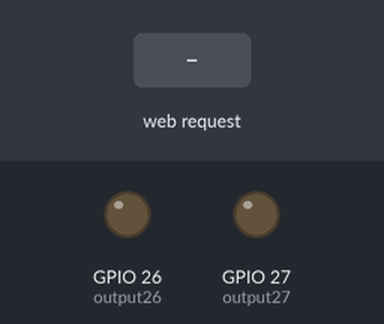
Recording of a sketch running on a simulated ESP32. Parts: output pins drawn as LEDs (lit = HIGH). The inputs (shaded band) are chosen by the test bench. WiFi joins after 1.5 s; servers stay silent unless stated; what the sketch prints to the serial monitor is not drawn.

Above: at 18.0 s.
18.1 s: HTTP request GET /26/on received
At 20.7 s:
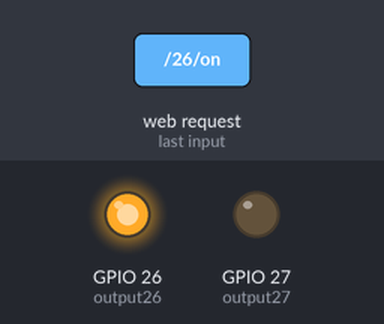
28.1 s: HTTP request GET /27/on received
At 30.8 s:
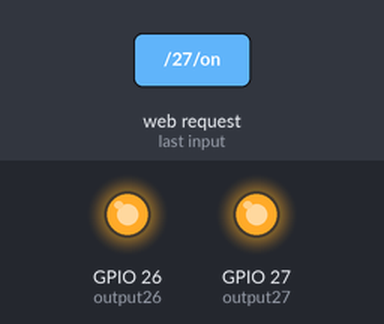
38.1 s: HTTP request GET /26/off received
At 41.0 s:
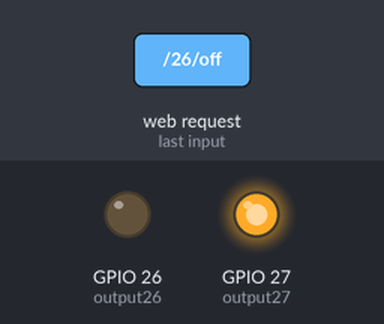
48.1 s: HTTP request GET /27/off received
At 51.1 s:
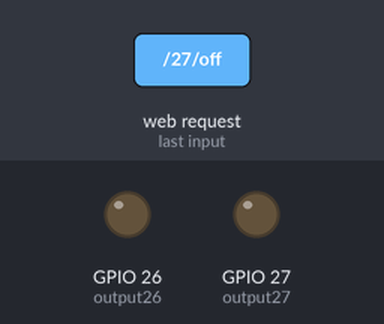
Timing chart, 0 to 52.6 s (numbered marks = the images above; inputs shaded):
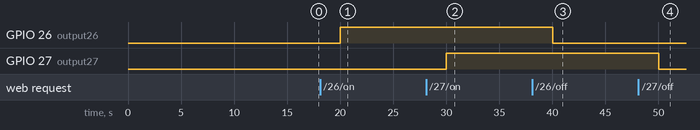

Measured:
- after the input at 18.1 s, GPIO 26 (output26): LOW → HIGH after 1.9 s
- after the input at 28.1 s, GPIO 27 (output27): LOW → HIGH after 1.9 s
- after the input at 38.1 s, GPIO 26 (output26): HIGH → LOW after 1.9 s
- after the input at 48.1 s, GPIO 27 (output27): HIGH → LOW after 1.9 s

The sketch:

apsta.ino
```cpp
#include <WiFi.h>

// SSID & Password
const char* ssid = "ssid";  // Enter your SSID here
const char* password = "password";  //Enter your Password here

// SSID & Password
const char* ap_ssid = "ap_ssid";  // Enter your AP_SSID here
const char* ap_password = "ap_password";  //Enter your AP_Password here

// Set web server port number to 80
WiFiServer server(80);

// Variable to store the HTTP request
String header;

// Auxiliar variables to store the current output state
String output26State = "off";
String output27State = "off";

// Assign output variables to GPIO pins
const int output26 = 26;
const int output27 = 27;

void setup() {
  Serial.begin(115200);

  WiFi.mode(WIFI_MODE_APSTA);

  // Initialize the output variables as outputs
  pinMode(output26, OUTPUT);
  pinMode(output27, OUTPUT);

  // Set outputs to LOW
  digitalWrite(output26, LOW);
  digitalWrite(output27, LOW);
}

void loop(){

  if(WiFi.status() != WL_CONNECTED && WiFi.softAPgetStationNum() == 0){

    // Connect to Wi-Fi network with SSID and password
    Serial.print("\n Setting AP (Access Point)…  \n");
    // Remove the password parameter, if you want the AP (Access Point) to be open
    WiFi.softAP(ap_ssid, ap_password);

    IPAddress IP = WiFi.softAPIP();
    Serial.print(" AP IP address: ");
    Serial.println(IP);

    server.begin();

    Serial.print("\n Attempting to connect to SSID: ");

    while(WiFi.status() != WL_CONNECTED && WiFi.softAPgetStationNum() == 0){
      // Connect to WPA/WPA2 network.
      WiFi.begin(ssid, password);
      Serial.print(".");
      delay(5000);
    }
    Serial.println("\n Connected.");
  }
  delay(5000);

  WiFiClient client = server.available();   // Listen for incoming clients

  if (client) {                             // If a new client connects,
    Serial.println("New Client.");          // print a message out in the serial port
    String currentLine = "";                // make a String to hold incoming data from the client
    while (client.connected()) {            // loop while the client's connected
      if (client.available()) {             // if there's bytes to read from the client,
        char c = client.read();             // read a byte, then
        Serial.write(c);                    // print it out the serial monitor
        header += c;
        if (c == '\n') {                    // if the byte is a newline character
          // if the current line is blank, you got two newline characters in a row.
          // that's the end of the client HTTP request, so send a response:
          if (currentLine.length() == 0) {
            // HTTP headers always start with a response code (e.g. HTTP/1.1 200 OK)
            // and a content-type so the client knows what's coming, then a blank line:
            client.println("HTTP/1.1 200 OK");
            client.println("Content-type:text/html");
            client.println("Connection: close");
            client.println();

            // turns the GPIOs on and off
            if (header.indexOf("GET /26/on") >= 0) {
              Serial.println("GPIO 26 on");
              output26State = "on";
              digitalWrite(output26, HIGH);
            } else if (header.indexOf("GET /26/off") >= 0) {
              Serial.println("GPIO 26 off");
              output26State = "off";
              digitalWrite(output26, LOW);
            } else if (header.indexOf("GET /27/on") >= 0) {
              Serial.println("GPIO 27 on");
              output27State = "on";
              digitalWrite(output27, HIGH);
            } else if (header.indexOf("GET /27/off") >= 0) {
              Serial.println("GPIO 27 off");
              output27State = "off";
              digitalWrite(output27, LOW);
            }

            // Display the HTML web page
            client.println("<!DOCTYPE html><html>");
            client.println("<head><meta name=\"viewport\" content=\"width=device-width, initial-scale=1\">");
            client.println("<link rel=\"icon\" href=\"data:,\">");
            // CSS to style the on/off buttons
            // Feel free to change the background-color and font-size attributes to fit your preferences
            client.println("<style>html { font-family: Helvetica; display: inline-block; margin: 0px auto; text-align: center;}");
            client.println(".button { background-color: #4CAF50; border: none; color: white; padding: 16px 40px;");
            client.println("text-decoration: none; font-size: 30px; margin: 2px; cursor: pointer;}");
            client.println(".button2 {background-color: #555555;}</style></head>");

            // Web Page Heading
            client.println("<body><h1>ESP32 Web Server</h1>");

            // Display current state, and ON/OFF buttons for GPIO 26
            client.println("<p>GPIO 26 - State " + output26State + "</p>");
            // If the output26State is off, it displays the ON button
            if (output26State=="off") {
              client.println("<p><a href=\"/26/on\"><button class=\"button\">ON</button></a></p>");
            } else {
              client.println("<p><a href=\"/26/off\"><button class=\"button button2\">OFF</button></a></p>");
            }

            // Display current state, and ON/OFF buttons for GPIO 27
            client.println("<p>GPIO 27 - State " + output27State + "</p>");
                        if (output27State=="off") {
              client.println("<p><a href=\"/27/on\"><button class=\"button\">ON</button></a></p>");
            } else {
              client.println("<p><a href=\"/27/off\"><button class=\"button button2\">OFF</button></a></p>");
            }
            client.println("</body></html>");

            // The HTTP response ends with another blank line
            client.println();
            // Break out of the while loop
            break;
          } else { // if you got a newline, then clear currentLine
            currentLine = "";
          }
        } else if (c != '\r') {  // if you got anything else but a carriage return character,
          currentLine += c;      // add it to the end of the currentLine
        }
      }
    }
    // Clear the header variable
    header = "";
    // Close the connection
    client.stop();
    Serial.println("Client disconnected.");
    Serial.println("");
  }
}
```
